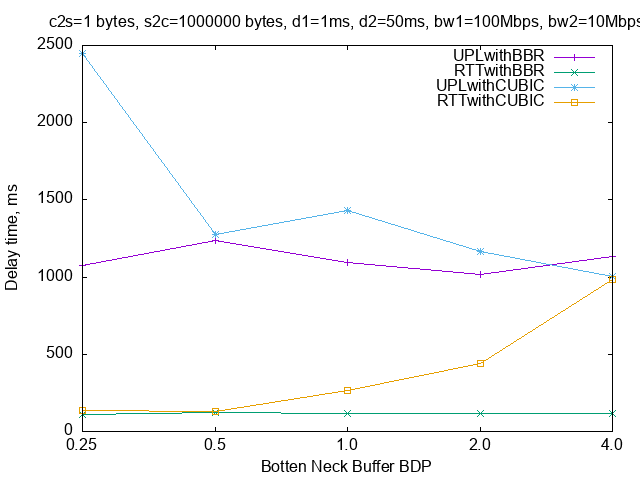

The gnuplot source for this figure:
set term png
set output 'f10s.png' 

set key fixed right top vertical Right noreverse noenhanced autotitle nobox
set style data linespoints
set xlabel "Botten Neck Buffer BDP"
set ylabel "Delay time, ms"
    
set title 'c2s=1 bytes, s2c=1000000 bytes, d1=1ms, d2=50ms, bw1=100Mbps, bw2=10Mbps'
plot 'f10s.dat' using 2:xtic(1) title columnheader(2), for [i=3:5] '' using i title columnheader(i)
